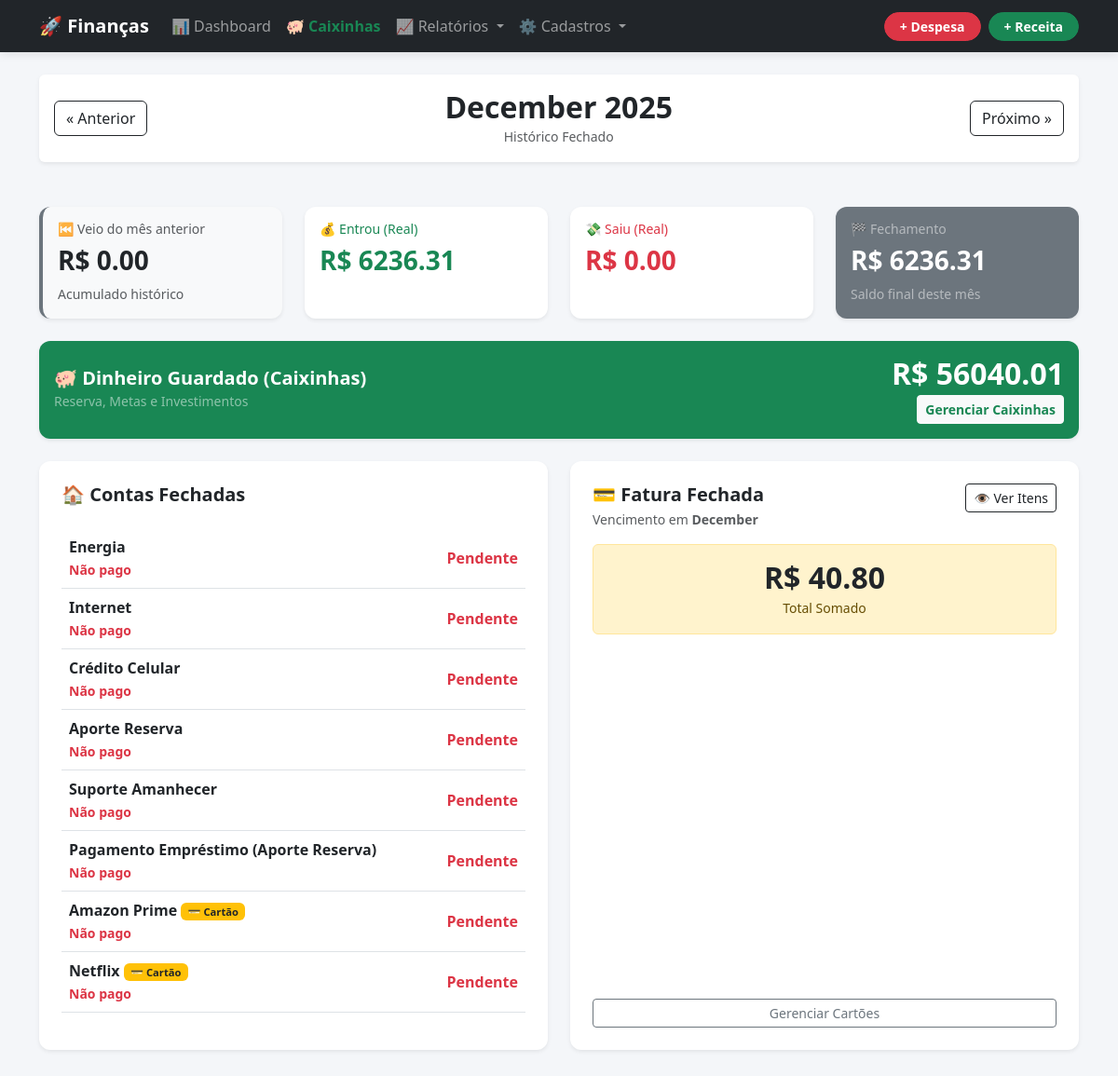
Page /?mes=12&ano=2025 on the committed database.
### finance/models.py (models this page shows)
class GastoFixo(models.Model):
    nome = models.CharField(max_length=100)
    valor_previsto = models.DecimalField(max_digits=10, decimal_places=2)
    dia_vencimento = models.IntegerField()
    categoria = models.ForeignKey(Categoria, on_delete=models.SET_NULL, null=True, blank=True)
    eh_cartao = models.BooleanField(default=False)
    cartao = models.ForeignKey(CartaoCredito, on_delete=models.SET_NULL, null=True, blank=True)
    emprestimo_vinculado = models.ForeignKey(EmprestimoProprio, on_delete=models.SET_NULL, null=True, blank=True)

### finance/views.py (the view)
# urls.py: path('', views.dashboard, name='dashboard'),
def dashboard(request):
    mes_url = request.GET.get('mes')
    ano_url = request.GET.get('ano')
    data_hoje = timezone.now().date()
    if mes_url and ano_url:
        data_ref = date(int(ano_url), int(mes_url), 1)
    else:
        data_ref = date(data_hoje.year, data_hoje.month, 1)
    mes_anterior = data_ref - relativedelta(months=1)
    proximo_mes = data_ref + relativedelta(months=1)
    inicio_mes_atual = date(data_hoje.year, data_hoje.month, 1)
    eh_passado = data_ref < inicio_mes_atual
    eh_futuro = data_ref > inicio_mes_atual
    eh_corrente = (data_ref == inicio_mes_atual)
    hist_receitas = Receita.objects.filter(data__lt=data_ref).aggregate(Sum('valor'))['valor__sum'] or 0
    hist_despesas = Transacao.objects.filter(eh_cartao=False, data_compra__lt=data_ref).aggregate(Sum('valor_total'))['valor_total__sum'] or 0
    saldo_anterior = hist_receitas - hist_despesas
    itens_fatura_detalhe = [] # LISTA QUE FALTAVA
    parcelas_fatura = Parcela.objects.filter(
        data_vencimento__month=data_ref.month,
        data_vencimento__year=data_ref.year
    ).select_related('transacao') # Otimiza o banco
    soma_parcelas = parcelas_fatura.aggregate(Sum('valor'))['valor__sum'] or 0
    for p in parcelas_fatura:
        itens_fatura_detalhe.append({
            'desc': f"{p.transacao.descricao} ({p.numero_parcela}/{p.transacao.qtd_parcelas})",
            'valor': p.valor,
            'tipo': 'compra'
        })
    soma_assinaturas_cartao = 0
    fixos_no_cartao = GastoFixo.objects.filter(eh_cartao=True)
    for fixo in fixos_no_cartao:
        ja_lancado = Transacao.objects.filter(
            gasto_fixo=fixo,
            data_compra__month=data_ref.month,
            data_compra__year=data_ref.year
        ).exists()
        if not ja_lancado:
            soma_assinaturas_cartao += fixo.valor_previsto
            itens_fatura_detalhe.append({
                'desc': f"{fixo.nome} (Assinatura)",
                'valor': fixo.valor_previsto,
                'tipo': 'fixo'
            })
    total_cartao_mes = soma_parcelas + soma_assinaturas_cartao
    receita_fixa_total = ReceitaFixa.objects.aggregate(Sum('valor'))['valor__sum'] or 0
    receita_variavel_total = Receita.objects.filter(data__month=data_ref.month, data__year=data_ref.year).aggregate(Sum('valor'))['valor__sum'] or 0
    total_receitas_previsto = receita_fixa_total + receita_variavel_total
    total_fixos_banco = GastoFixo.objects.filter(eh_cartao=False).aggregate(Sum('valor_previsto'))['valor_previsto__sum'] or 0
    gastos_variaveis_avulsos = Transacao.objects.filter(
        eh_cartao=False,
        gasto_fixo__isnull=True,
        eh_pagamento_fatura=False,
        data_compra__month=data_ref.month,
        data_compra__year=data_ref.year
    ).aggregate(Sum('valor_total'))['valor_total__sum'] or 0
    total_saidas_previsto = total_fixos_banco + gastos_variaveis_avulsos + total_cartao_mes
    saldo_projetado = saldo_anterior + total_receitas_previsto - total_saidas_previsto
    receitas_reais_mes = Receita.objects.filter(data__month=data_ref.month, data__year=data_ref.year).aggregate(Sum('valor'))['valor__sum'] or 0
    if eh_corrente:
        for r_fixa in ReceitaFixa.objects.all():
            if data_hoje.day >= r_fixa.dia_recebimento:
                receitas_reais_mes += r_fixa.valor
    elif eh_passado:
        receitas_reais_mes += ReceitaFixa.objects.aggregate(Sum('valor'))['valor__sum'] or 0
    saidas_reais_mes = Transacao.objects.filter(
        eh_cartao=False,
        data_compra__month=data_ref.month,
        data_compra__year=data_ref.year
    ).aggregate(Sum('valor_total'))['valor_total__sum'] or 0
    saldo_real_atual = saldo_anterior + receitas_reais_mes - saidas_reais_mes
    lista_fixos_status = []
    total_fixos_pendentes_banco = 0
    for fixo in GastoFixo.objects.all():
        pagamento = Transacao.objects.filter(gasto_fixo=fixo, data_compra__month=data_ref.month, data_compra__year=data_ref.year).first()
        status = 'pago' if pagamento else 'pendente'
        valor_pago = pagamento.valor_total if pagamento else 0
        if status == 'pendente' and not fixo.eh_cartao:
            total_fixos_pendentes_banco += fixo.valor_previsto
        lista_fixos_status.append({
            'id': fixo.id, 'nome': fixo.nome, 'status': status,
            'valor_previsto': fixo.valor_previsto, 'valor_pago': valor_pago,
            'dia': fixo.dia_vencimento, 'eh_cartao': fixo.eh_cartao
        })
    fatura_paga = Transacao.objects.filter(
        eh_pagamento_fatura=True,
        data_compra__month=data_ref.month,
        data_compra__year=data_ref.year
    ).exists()
    context = {
        'data_ref': data_ref,
        'eh_passado': eh_passado, 'eh_futuro': eh_futuro, 'eh_corrente': eh_corrente,
        'mes_ant_url': f"?mes={mes_anterior.month}&ano={mes_anterior.year}",
        'prox_mes_url': f"?mes={proximo_mes.month}&ano={proximo_mes.year}",
        'saldo_anterior': saldo_anterior, 'saldo_projetado': saldo_projetado, 'saldo_real_atual': saldo_real_atual,
        'total_receitas_previsto': total_receitas_previsto, 'total_saidas_previsto': total_saidas_previsto,
        'receitas_reais_mes': receitas_reais_mes, 'saidas_reais_mes': saidas_reais_mes,
        'lista_fixos_detalhada': lista_fixos_status, 'total_fixos_pendentes': total_fixos_pendentes_banco,
        'total_cartao': total_cartao_mes,
        'total_investido': Caixinha.objects.aggregate(Sum('saldo_atual'))['saldo_atual__sum'] or 0,
        'itens_fatura_detalhe': itens_fatura_detalhe,
        'fatura_paga': fatura_paga
    }
    return render(request, 'dashboard.html', context)

### finance/templates/dashboard.html (shortened to what this page needs)
{% extends 'base.html' %}
{% block content %}
<div class="d-flex justify-content-between align-items-center mb-5 bg-white p-3 rounded shadow-sm">
    <a href="{{ mes_ant_url }}" class="btn btn-outline-dark">&laquo; Anterior</a>
    <div class="text-center">
        <h2 class="fw-bold m-0 text-capitalize">{{ data_ref|date:"F Y" }}</h2>
        <small class="text-muted">
            {% if eh_passado %}Histórico Fechado{% elif eh_futuro %}Previsão Futura{% else %}Mês Atual (Em Andamento){% endif %}
        </small>
    </div>
    <a href="{{ prox_mes_url }}" class="btn btn-outline-dark">Próximo &raquo;</a>
</div>
<div class="row mb-4">
    <div class="col-md-3">
        <div class="card card-custom p-3 bg-light border-start border-4 border-secondary h-100 shadow-sm">
            <h6 class="text-muted small">⏮️ Veio do mês anterior</h6>
            <h3 class="fw-bold {% if saldo_anterior < 0 %}text-danger{% else %}text-dark{% endif %}">
                R$ {{ saldo_anterior|floatformat:2 }}
            </h3>
            <small class="text-muted">Acumulado histórico</small>
        </div>
    </div>
    {% if eh_passado %}
        <div class="col-md-3">
            <div class="card card-custom p-3 bg-white h-100 shadow-sm">
                <h6 class="text-success small">💰 Entrou (Real)</h6>
                <h3 class="fw-bold text-success">R$ {{ receitas_reais_mes|floatformat:2 }}</h3>
            </div>
        </div>
        <div class="col-md-3">
            <div class="card card-custom p-3 bg-white h-100 shadow-sm">
                <h6 class="text-danger small">💸 Saiu (Real)</h6>
                <h3 class="fw-bold text-danger">R$ {{ saidas_reais_mes|floatformat:2 }}</h3>
            </div>
        </div>
        <div class="col-md-3">
            <div class="card card-custom p-3 bg-secondary text-white h-100 shadow-sm">
                <h6 class="text-white-50 small">🏁 Fechamento</h6>
                <h3 class="fw-bold">R$ {{ saldo_real_atual|floatformat:2 }}</h3>
                <small class="text-white-50">Saldo final deste mês</small>
            </div>
        </div>
    {% endif %}
</div>
<div class="row mb-4">
    <div class="col-12">
        <div class="card card-custom p-3 bg-success text-white shadow-sm d-flex flex-row justify-content-between align-items-center">
            <div>
                <h5 class="m-0 fw-bold">🐖 Dinheiro Guardado (Caixinhas)</h5>
                <small class="text-white-50">Reserva, Metas e Investimentos</small>
            </div>
            <div class="text-end">
                <h2 class="fw-bold m-0">R$ {{ total_investido|floatformat:2 }}</h2>
                <a href="{% url 'caixinhas' %}" class="btn btn-sm btn-light text-success fw-bold mt-1">Gerenciar Caixinhas</a>
            </div>
        </div>
    </div>
</div>
<div class="row">
    <div class="col-md-6">
        <div class="card card-custom p-4 h-100 shadow-sm">
            <div class="d-flex justify-content-between mb-3">
                <h5 class="fw-bold">🏠 Contas {% if eh_passado %}Fechadas{% else %}do Mês{% endif %}</h5>
            </div>
            <div class="table-responsive">
                <table class="table align-middle">
                    <tbody>
                        {% for item in lista_fixos_detalhada %}
                        <tr>
                            <td>
                                <div class="fw-bold text-dark">
                                    {{ item.nome }}
                                    {% if item.eh_cartao %}
                                        <span class="badge bg-warning text-dark" style="font-size: 0.7em" title="Cobrado na Fatura">💳 Cartão</span>
                                    {% endif %}
                                </div>
                                {% if item.status == 'pago' %}
                                    <small class="text-success fw-bold">Pago!</small>
                                {% else %}
                                    {% if eh_passado %}
                                        <small class="text-danger fw-bold">Não pago</small>
                                    {% else %}
                                        <small class="text-muted">Vence dia {{ item.dia }}</small>
                                    {% endif %}
                                {% endif %}
                            </td>
                            <td class="text-end">
                                {% if item.status == 'pago' %}
                                    <div class="text-success fw-bold">R$ {{ item.valor_pago }} ✅</div>
                                {% else %}
                                    {% if eh_passado %}
                                        <span class="text-danger fw-bold"> Pendente </span>
                                    {% endif %}
                                {% endif %}
                            </td>
                        </tr>
                        {% empty %}
                        <tr><td colspan="2" class="text-muted text-center py-4">Nenhuma conta fixa cadastrada.</td></tr>
                        {% endfor %}
                    </tbody>
                </table>
            </div>
        </div>
    </div>
    <div class="col-md-6">
        <div class="card card-custom p-4 h-100 shadow-sm">
            <div class="d-flex justify-content-between align-items-start">
                <div>
                    <h5 class="fw-bold mb-1">💳 Fatura {% if eh_passado %}Fechada{% else %}Estimada{% endif %}</h5>
                    <p class="text-muted small mb-3">Vencimento em <strong>{{ data_ref|date:"F" }}</strong></p>
                </div>
                <button type="button" class="btn btn-sm btn-outline-dark" data-bs-toggle="modal" data-bs-target="#modalFatura">
                    👁️ Ver Itens
                </button>
            </div>
            {% if fatura_paga %}
                <div class="alert alert-success text-center py-4 mb-0">
                    <h1 class="display-4 mb-0">✅</h1>
                    <h3 class="fw-bold text-success">Fatura Paga!</h3>
                    <p class="mb-0">Total quitado: <strong>R$ {{ total_cartao|floatformat:2 }}</strong></p>
                </div>
            {% else %}
                <div class="alert alert-warning text-center">
                    <h2 class="fw-bold m-0 text-dark">R$ {{ total_cartao|floatformat:2 }}</h2>
                    <small>Total Somado</small>
                </div>
            {% endif %}
            {% if not fatura_paga %}
                <a href="{% url 'gerenciar_cartoes' %}" class="btn btn-sm btn-outline-secondary w-100 mt-auto">Gerenciar Cartões</a>
            {% endif %}
        </div>
    </div>
</div>
{% endblock %}

### finance/templates/base.html (style rules this page uses)
body { background-color: #f4f6f9; font-family: 'Segoe UI', sans-serif; }
.card-custom { border: none; border-radius: 12px; box-shadow: 0 4px 15px rgba(0,0,0,0.05); }

### rows in the picture
GastoFixo: nome "Energia"
GastoFixo: nome "Internet"
GastoFixo: nome "Crédito Celular"
GastoFixo: nome "Aporte Reserva"
GastoFixo: nome "Suporte Amanhecer"
GastoFixo: nome "Pagamento Empréstimo (Aporte Reserva)"
GastoFixo: nome "Amazon Prime"
GastoFixo: nome "Netflix"

### other values in the picture
{{ data_ref|date:"F Y" }} "December 2025"
{{ saldo_anterior|floatformat:2 }} "0.00"
{{ receitas_reais_mes|floatformat:2 }} "6236.31"
{{ saidas_reais_mes|floatformat:2 }} "0.00"
{{ saldo_real_atual|floatformat:2 }} "6236.31"
{{ total_investido|floatformat:2 }} "56040.01"
{{ data_ref|date:"F" }} "December"
{{ total_cartao|floatformat:2 }} "40.80"
